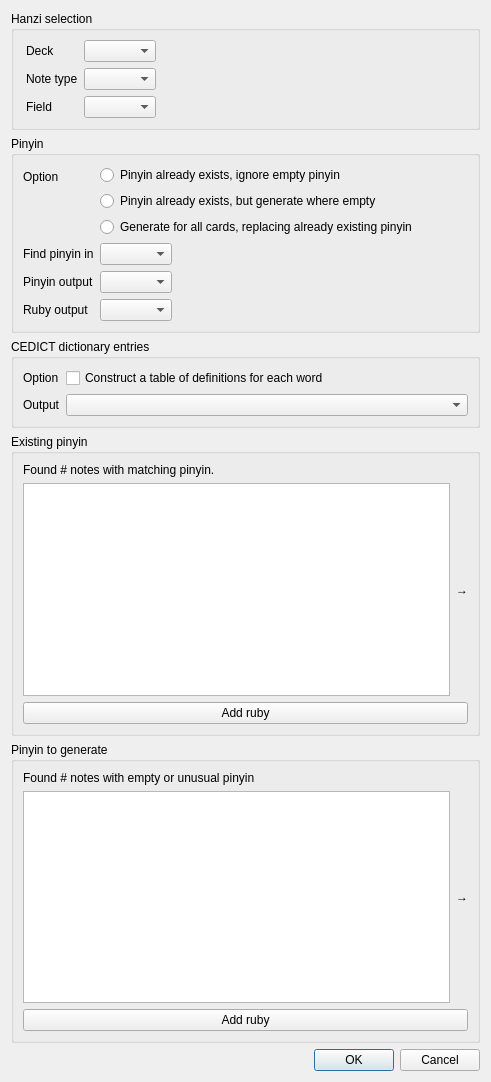
<?xml version="1.0" encoding="UTF-8"?>
<ui version="4.0">
 <class>Dialog</class>
 <widget class="QDialog" name="Dialog">
  <property name="geometry">
   <rect>
    <x>0</x>
    <y>0</y>
    <width>491</width>
    <height>1082</height>
   </rect>
  </property>
  <property name="windowTitle">
   <string>Dialog</string>
  </property>
  <layout class="QVBoxLayout" name="verticalLayout_2">
   <item>
    <widget class="QGroupBox" name="hanzi_groupbox">
     <property name="mouseTracking">
      <bool>false</bool>
     </property>
     <property name="title">
      <string>Hanzi selection</string>
     </property>
     <property name="flat">
      <bool>false</bool>
     </property>
     <layout class="QFormLayout" name="formLayout_2">
      <property name="fieldGrowthPolicy">
       <enum>QFormLayout::ExpandingFieldsGrow</enum>
      </property>
      <property name="leftMargin">
       <number>12</number>
      </property>
      <item row="0" column="0">
       <widget class="QLabel" name="label">
        <property name="text">
         <string>Deck</string>
        </property>
       </widget>
      </item>
      <item row="0" column="1">
       <widget class="QComboBox" name="deck_combobox">
        <property name="styleSheet">
         <string notr="true">combobox-popup: 0;</string>
        </property>
       </widget>
      </item>
      <item row="1" column="0">
       <widget class="QLabel" name="label_2">
        <property name="text">
         <string>Note type</string>
        </property>
       </widget>
      </item>
      <item row="1" column="1">
       <widget class="QComboBox" name="note_combobox"/>
      </item>
      <item row="2" column="0">
       <widget class="QLabel" name="label_3">
        <property name="text">
         <string>Field</string>
        </property>
       </widget>
      </item>
      <item row="2" column="1">
       <widget class="QComboBox" name="field_combobox"/>
      </item>
     </layout>
    </widget>
   </item>
   <item>
    <widget class="QGroupBox" name="pinyin_groupbox">
     <property name="title">
      <string>Pinyin</string>
     </property>
     <property name="flat">
      <bool>false</bool>
     </property>
     <layout class="QFormLayout" name="formLayout">
      <property name="fieldGrowthPolicy">
       <enum>QFormLayout::ExpandingFieldsGrow</enum>
      </property>
      <item row="0" column="0">
       <widget class="QLabel" name="label_pinyin_setting">
        <property name="text">
         <string>Option</string>
        </property>
       </widget>
      </item>
      <item row="0" column="1">
       <layout class="QVBoxLayout" name="verticalLayout">
        <item>
         <widget class="QRadioButton" name="radio_match_strict">
          <property name="text">
           <string>Pinyin already exists, ignore empty pinyin</string>
          </property>
          <attribute name="buttonGroup">
           <string notr="true">pinyin_option</string>
          </attribute>
         </widget>
        </item>
        <item>
         <widget class="QRadioButton" name="radio_match_fallback">
          <property name="text">
           <string>Pinyin already exists, but generate where empty</string>
          </property>
          <attribute name="buttonGroup">
           <string notr="true">pinyin_option</string>
          </attribute>
         </widget>
        </item>
        <item>
         <widget class="QRadioButton" name="radio_generate">
          <property name="text">
           <string>Generate for all cards, replacing already existing pinyin</string>
          </property>
          <attribute name="buttonGroup">
           <string notr="true">pinyin_option</string>
          </attribute>
         </widget>
        </item>
       </layout>
      </item>
      <item row="1" column="0">
       <widget class="QLabel" name="pinyin_match_label">
        <property name="text">
         <string>Find pinyin in</string>
        </property>
       </widget>
      </item>
      <item row="1" column="1">
       <widget class="QComboBox" name="pinyin_match_combobox"/>
      </item>
      <item row="3" column="1">
       <widget class="QComboBox" name="pinyin_generate_combobox"/>
      </item>
      <item row="3" column="0">
       <widget class="QLabel" name="pinyin_generate_label">
        <property name="text">
         <string>Pinyin output</string>
        </property>
       </widget>
      </item>
      <item row="4" column="0">
       <widget class="QLabel" name="label_4">
        <property name="text">
         <string>Ruby output</string>
        </property>
       </widget>
      </item>
      <item row="4" column="1">
       <widget class="QComboBox" name="ruby_combobox"/>
      </item>
     </layout>
    </widget>
   </item>
   <item>
    <widget class="QGroupBox" name="cedict_groupbox">
     <property name="title">
      <string>CEDICT dictionary entries</string>
     </property>
     <layout class="QFormLayout" name="formLayout_3">
      <item row="1" column="0">
       <widget class="QLabel" name="label_9">
        <property name="text">
         <string>Option</string>
        </property>
       </widget>
      </item>
      <item row="1" column="1">
       <widget class="QCheckBox" name="cedict_checkbox">
        <property name="text">
         <string>Construct a table of definitions for each word</string>
        </property>
       </widget>
      </item>
      <item row="2" column="0">
       <widget class="QLabel" name="cedict_label">
        <property name="text">
         <string>Output</string>
        </property>
       </widget>
      </item>
      <item row="2" column="1">
       <widget class="QComboBox" name="cedict_combobox"/>
      </item>
     </layout>
    </widget>
   </item>
   <item>
    <widget class="QGroupBox" name="widget_match">
     <property name="title">
      <string>Existing pinyin</string>
     </property>
     <layout class="QVBoxLayout" name="verticalLayout_4">
      <item>
       <widget class="QLabel" name="count_label_match">
        <property name="text">
         <string>Found # notes with matching pinyin.</string>
        </property>
       </widget>
      </item>
      <item>
       <layout class="QHBoxLayout" name="preview_match_layout">
        <item>
         <widget class="QListWidget" name="list_match"/>
        </item>
        <item>
         <widget class="QLabel" name="label_6">
          <property name="text">
           <string>→</string>
          </property>
         </widget>
        </item>
       </layout>
      </item>
      <item>
       <widget class="QPushButton" name="button_match">
        <property name="text">
         <string>Add ruby</string>
        </property>
       </widget>
      </item>
     </layout>
    </widget>
   </item>
   <item>
    <widget class="QGroupBox" name="widget_generate">
     <property name="title">
      <string>Pinyin to generate</string>
     </property>
     <layout class="QVBoxLayout" name="verticalLayout_3">
      <item>
       <widget class="QLabel" name="count_label_generate">
        <property name="text">
         <string>Found # notes with empty or unusual pinyin</string>
        </property>
       </widget>
      </item>
      <item>
       <layout class="QHBoxLayout" name="preview_generate_layout">
        <item>
         <widget class="QListWidget" name="list_generate"/>
        </item>
        <item>
         <widget class="QLabel" name="label_7">
          <property name="text">
           <string>→</string>
          </property>
         </widget>
        </item>
       </layout>
      </item>
      <item>
       <widget class="QPushButton" name="button_generate">
        <property name="text">
         <string>Add ruby</string>
        </property>
       </widget>
      </item>
     </layout>
    </widget>
   </item>
   <item>
    <widget class="QDialogButtonBox" name="buttonBox">
     <property name="orientation">
      <enum>Qt::Horizontal</enum>
     </property>
     <property name="standardButtons">
      <set>QDialogButtonBox::Cancel|QDialogButtonBox::Ok</set>
     </property>
    </widget>
   </item>
  </layout>
 </widget>
 <resources/>
 <connections>
  <connection>
   <sender>buttonBox</sender>
   <signal>accepted()</signal>
   <receiver>Dialog</receiver>
   <slot>accept()</slot>
   <hints>
    <hint type="sourcelabel">
     <x>248</x>
     <y>254</y>
    </hint>
    <hint type="destinationlabel">
     <x>157</x>
     <y>274</y>
    </hint>
   </hints>
  </connection>
  <connection>
   <sender>buttonBox</sender>
   <signal>rejected()</signal>
   <receiver>Dialog</receiver>
   <slot>reject()</slot>
   <hints>
    <hint type="sourcelabel">
     <x>316</x>
     <y>260</y>
    </hint>
    <hint type="destinationlabel">
     <x>286</x>
     <y>274</y>
    </hint>
   </hints>
  </connection>
 </connections>
 <buttongroups>
  <buttongroup name="pinyin_option"/>
 </buttongroups>
</ui>
